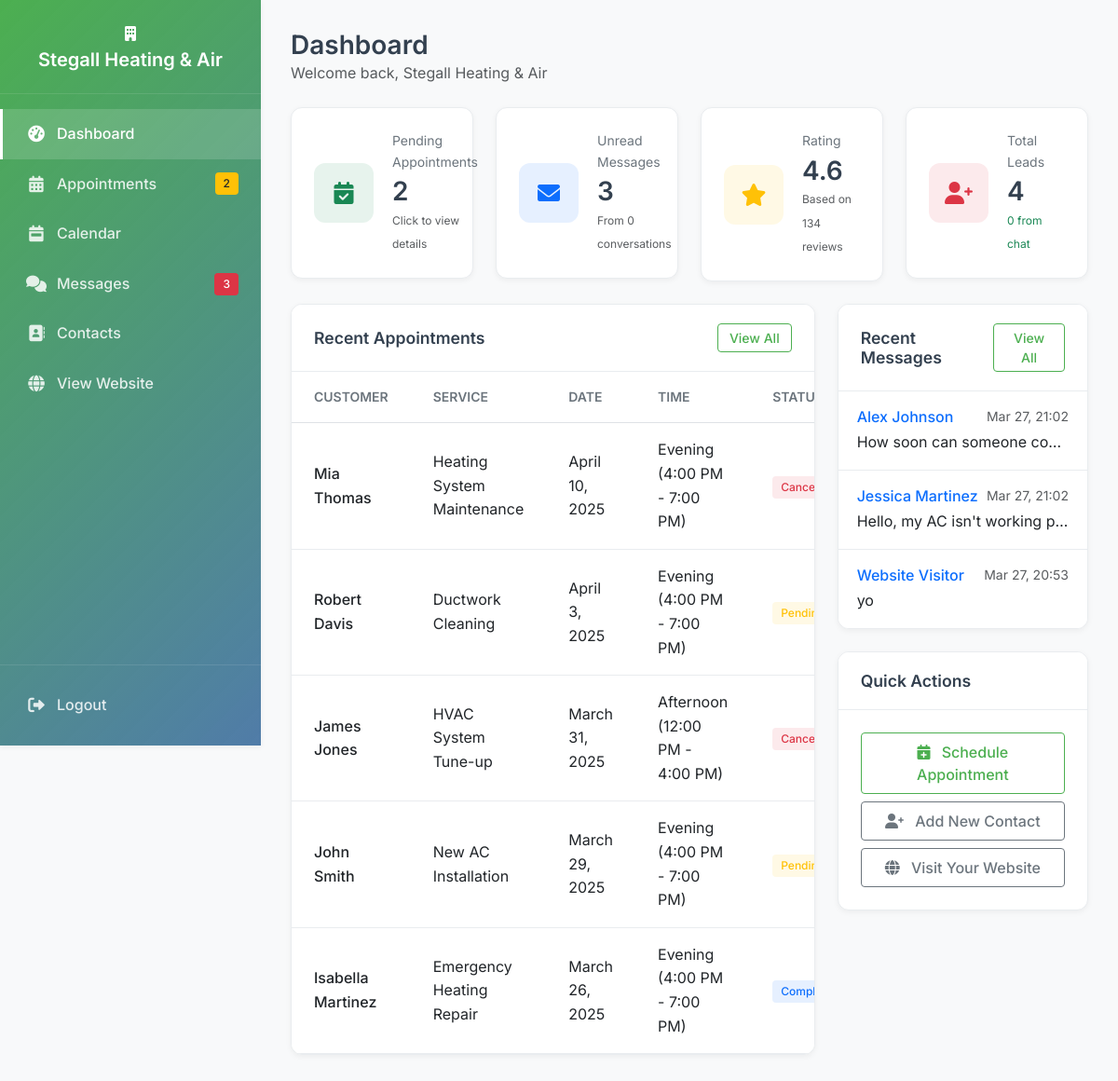
The page /business/dashboard/stegallheatingair/ (signed in) on the database its author committed.
### demo_app/models.py (models this page shows, shortened)
class Prospect(models.Model):
    name = models.CharField(max_length=255)
    slug = models.SlugField(unique=True)
    phone = models.CharField(max_length=20, blank=True)
    email = models.EmailField(blank=True)
    website = models.URLField(blank=True)
    address = models.CharField(max_length=255, blank=True)
    city = models.CharField(max_length=100, blank=True)
    state = models.CharField(max_length=100, blank=True)
    business_type = models.CharField(max_length=100, blank=True)
    description = models.TextField(blank=True)
    hours = models.JSONField(default=dict, blank=True)
    rating = models.DecimalField(max_digits=3, decimal_places=1, null=True, blank=True)
    reviews_count = models.IntegerField(default=0)
    logo_url = models.URLField(blank=True)
    photo_url = models.URLField(blank=True)
    demo_site_url = models.CharField(max_length=255, blank=True)
    primary_color = models.CharField(max_length=20, default="#336699")
    secondary_color = models.CharField(max_length=20, default="#66aacc")
    created_at = models.DateTimeField(auto_now_add=True)
    updated_at = models.DateTimeField(auto_now=True)
    username = models.CharField(max_length=255, blank=True)
    password = models.CharField(max_length=255, default="demo123")
    STATUS_CHOICES = (
        ('prospect', 'Prospect'),
        ('converted', 'Converted Client'),
        ('inactive', 'Inactive'),
    )
    status = models.CharField(max_length=20, choices=STATUS_CHOICES, default='prospect')
    conversion_date = models.DateTimeField(null=True, blank=True)

class Appointment(models.Model):
    prospect = models.ForeignKey(Prospect, on_delete=models.CASCADE, related_name='appointments')
    customer_name = models.CharField(max_length=255)
    customer_email = models.EmailField(blank=True, null=True)
    customer_phone = models.CharField(max_length=20)
    service_type = models.CharField(max_length=100)
    service_address = models.CharField(max_length=255, blank=True)
    notes = models.TextField(blank=True)
    appointment_date = models.DateField()
    appointment_time_slot = models.CharField(max_length=50)  # e.g., "Morning", "Afternoon"
    STATUS_CHOICES = (
        ('pending', 'Pending'),
        ('confirmed', 'Confirmed'),
        ('completed', 'Completed'),
        ('cancelled', 'Cancelled'),
    )
    status = models.CharField(max_length=20, choices=STATUS_CHOICES, default='pending')
    created_at = models.DateTimeField(auto_now_add=True)
    updated_at = models.DateTimeField(auto_now=True)
    is_demo = models.BooleanField(default=False)

class ChatMessage(models.Model):
    prospect = models.ForeignKey(Prospect, on_delete=models.CASCADE, related_name='chat_messages')
    SENDER_CHOICES = (
        ('customer', 'Customer'),
        ('business', 'Business'),
        ('system', 'System'),
    )
    sender_type = models.CharField(max_length=20, choices=SENDER_CHOICES)
    sender_name = models.CharField(max_length=255, blank=True)
    message = models.TextField()
    conversation_id = models.CharField(max_length=255, blank=True)
    is_read = models.BooleanField(default=False)
    timestamp = models.DateTimeField(auto_now_add=True)
    is_demo = models.BooleanField(default=False)

### demo_app/views.py (the view)
# urls.py: path('business/dashboard/<slug:slug>/', views.business_dashboard, name='business_dashboard'),
def business_dashboard(request, slug):
    if 'business_id' not in request.session:
        return redirect('business_login')
    prospect = get_object_or_404(Prospect, slug=slug)
    if request.session['business_id'] != prospect.id:
        return redirect('business_login')
    appointments = Appointment.objects.filter(prospect=prospect).order_by('-appointment_date')[:5]
    messages = ChatMessage.objects.filter(
        prospect=prospect,
        is_read=False,
        sender_type='customer'
    ).order_by('-timestamp')[:5]
    pending_appointments = Appointment.objects.filter(prospect=prospect, status='pending').count()
    unread_messages = ChatMessage.objects.filter(prospect=prospect, is_read=False, sender_type='customer').count()
    lead_count = Contact.objects.filter(prospect=prospect, contact_type='lead').count()
    chat_lead_count = Contact.objects.filter(
        prospect=prospect,
        contact_type='lead',
        notes__contains='Created from chat'
    ).count()
    context = {
        'prospect': prospect,
        'appointments': appointments,
        'messages': messages,
        'pending_appointments': pending_appointments,
        'unread_messages': unread_messages,
        'lead_count': lead_count,
        'chat_lead_count': chat_lead_count,
    }
    return render(request, 'business_dashboard.html', context)

### demo_app/templates/business_dashboard.html (shortened to what this page needs)
<!DOCTYPE html>
<html lang="en">
<head>
    <link href="https://cdn.jsdelivr.net/npm/bootstrap@5.3.0/dist/css/bootstrap.min.css" rel="stylesheet">
    <link rel="stylesheet" href="https://cdnjs.cloudflare.com/ajax/libs/font-awesome/6.0.0/css/all.min.css">
</head>
<body>
    <div class="sidebar">
        <div class="sidebar-brand">
            <i class="fas fa-building mb-2"></i>
            <h4>{{ prospect.name }}</h4>
        </div>
        <ul class="sidebar-menu">
            <li>
                <a href="{% url 'business_dashboard' prospect.slug %}" class="active">
                    <i class="fas fa-tachometer-alt"></i>
                    <span>Dashboard</span>
                </a>
            </li>
            <li>
                <a href="{% url 'business_appointments' prospect.slug %}">
                    <i class="fas fa-calendar-alt"></i>
                    <span>Appointments</span>
                    {% if pending_appointments > 0 %}
                    <span class="badge bg-warning text-dark ms-auto">{{ pending_appointments }}</span>
                    {% endif %}
                </a>
            </li>
            <li>
                <a href="{% url 'business_calendar' prospect.slug %}">
                    <i class="fas fa-calendar-week"></i>
                    <span>Calendar</span>
                </a>
            </li>
            <li>
                <a href="{% url 'business_messages' prospect.slug %}">
                    <i class="fas fa-comments"></i>
                    <span>Messages</span>
                    {% if unread_messages > 0 %}
                    <span class="badge bg-danger ms-auto">{{ unread_messages }}</span>
                    {% endif %}
                </a>
            </li>
            <li>
                <a href="{% url 'business_contacts' prospect.slug %}">
                    <i class="fas fa-address-book"></i>
                    <span>Contacts</span>
                </a>
            </li>
            <li>
                <a href="{% url 'prospect_direct' prospect.slug %}" target="_blank">
                    <i class="fas fa-globe"></i>
                    <span>View Website</span>
                </a>
            </li>
        </ul>
        <div class="sidebar-footer">
            <ul class="sidebar-menu">
                <li>
                    <a href="{% url 'business_logout' %}">
                        <i class="fas fa-sign-out-alt"></i>
                        <span>Logout</span>
                    </a>
                </li>
            </ul>
        </div>
    </div>
    <div class="content">
        <div class="page-title d-flex justify-content-between align-items-center">
            <div>
                <h1>Dashboard</h1>
                <p class="text-muted mb-0">Welcome back, {{ prospect.name }}</p>
            </div>
        </div>
        <div class="row">
            <div class="col-md-6 col-lg-3">
                <div class="stat-card appointments">
                    <div class="stat-icon">
                        <i class="fas fa-calendar-check"></i>
                    </div>
                    <div class="stat-info">
                        <p>Pending Appointments</p>
                        <h4>{{ pending_appointments }}</h4>
                        <small class="text-muted">Click to view details</small>
                    </div>
                </div>
            </div>
            <div class="col-md-6 col-lg-3">
                <div class="stat-card messages">
                    <div class="stat-icon">
                        <i class="fas fa-envelope"></i>
                    </div>
                    <div class="stat-info">
                        <p>Unread Messages</p>
                        <h4>{{ unread_messages }}</h4>
                        <small class="text-muted">From {{ conversations_count|default:"0" }} conversations</small>
                    </div>
                </div>
            </div>
            <div class="col-md-6 col-lg-3">
                <div class="stat-card reviews">
                    <div class="stat-icon">
                        <i class="fas fa-star"></i>
                    </div>
                    <div class="stat-info">
                        <p>Rating</p>
                        <h4>{{ prospect.rating|default:"N/A" }}</h4>
                        <small class="text-muted">Based on {{ prospect.reviews_count }} reviews</small>
                    </div>
                </div>
            </div>
            <div class="col-md-6 col-lg-3">
                <div class="stat-card leads">
                    <div class="stat-icon">
                        <i class="fas fa-user-plus"></i>
                    </div>
                    <div class="stat-info">
                        <p>Total Leads</p>
                        <h4>{{ lead_count|default:"0" }}</h4>
                        <small class="text-success">{{ chat_lead_count|default:"0" }} from chat</small>
                    </div>
                </div>
            </div>
        </div>
        <div class="row">
            <div class="col-lg-8">
                <div class="card">
                    <div class="card-header d-flex justify-content-between align-items-center">
                        <h5>Recent Appointments</h5>
                        <a href="{% url 'business_appointments' prospect.slug %}" class="btn btn-sm btn-outline-primary">View All</a>
                    </div>
                    <div class="card-body p-0">
                        {% if appointments %}
                        <div class="table-responsive">
                            <table class="table table-hover">
                                <thead>
                                    <tr>
                                        <th>Customer</th>
                                        <th>Service</th>
                                        <th>Date</th>
                                        <th>Time</th>
                                        <th>Status</th>
                                    </tr>
                                </thead>
                                <tbody>
                                    {% for appointment in appointments %}
                                    <tr>
                                        <td class="fw-medium">{{ appointment.customer_name }}</td>
                                        <td>{{ appointment.service_type }}</td>
                                        <td>{{ appointment.appointment_date }}</td>
                                        <td>{{ appointment.appointment_time_slot }}</td>
                                        <td>
                                            {% if appointment.status == 'pending' %}
                                            <span class="badge badge-pending">Pending</span>
                                            {% elif appointment.status == 'confirmed' %}
                                            <span class="badge badge-confirmed">Confirmed</span>
                                            {% elif appointment.status == 'completed' %}
                                            <span class="badge badge-completed">Completed</span>
                                            {% elif appointment.status == 'cancelled' %}
                                            <span class="badge badge-cancelled">Cancelled</span>
                                            {% endif %}
                                        </td>
                                    </tr>
                                    {% endfor %}
                                </tbody>
                            </table>
                        </div>
                        {% else %}
                        <div class="alert alert-info mb-0 m-3">No appointments found.</div>
                        {% endif %}
                    </div>
                </div>
            </div>
            <div class="col-lg-4">
                <div class="card">
                    <div class="card-header d-flex justify-content-between align-items-center">
                        <h5>Recent Messages</h5>
                        <a href="{% url 'business_messages' prospect.slug %}" class="btn btn-sm btn-outline-primary">View All</a>
                    </div>
                    <div class="card-body p-0">
                        {% if messages %}
                        <div class="list-group list-group-flush">
                            {% for message in messages %}
                            <div class="list-group-item list-group-item-action">
                                <div class="d-flex justify-content-between align-items-center mb-1">
                                    <h6 class="mb-0 text-primary">{{ message.sender_name }}</h6>
                                    <small class="text-muted">{{ message.timestamp|date:"M d, H:i" }}</small>
                                </div>
                                <p class="mb-0 text-truncate" style="max-width: 100%;">{{ message.message }}</p>
                            </div>
                            {% endfor %}
                        </div>
                        {% else %}
                        <div class="alert alert-info m-3 mb-0">No messages found.</div>
                        {% endif %}
                    </div>
                </div>
                <div class="card">
                    <div class="card-header">
                        <h5>Quick Actions</h5>
                    </div>
                    <div class="card-body">
                        <div class="d-grid gap-2">
                            <a href="{% url 'business_calendar' prospect.slug %}" class="btn btn-outline-primary">
                                <i class="fas fa-calendar-plus me-2"></i> Schedule Appointment
                            </a>
                            <a href="{% url 'business_contacts' prospect.slug %}" class="btn btn-outline-secondary">
                                <i class="fas fa-user-plus me-2"></i> Add New Contact
                            </a>
                            <a href="{% url 'prospect_direct' prospect.slug %}" target="_blank" class="btn btn-outline-secondary">
                                <i class="fas fa-globe me-2"></i> Visit Your Website
                            </a>
                        </div>
                    </div>
                </div>
            </div>
        </div>
    </div>
</body>
</html>

### rows shown on the page
Prospect: name "Stegall Heating & Air", rating "4.6", reviews_count "134"
Appointment: customer_name "Mia Thomas", service_type "Heating System Maintenance", appointment_date "April 10, 2025", appointment_time_slot "Evening (4:00 PM - 7:00 PM)", status "Cancelled"
Appointment: customer_name "Robert Davis", service_type "Ductwork Cleaning", appointment_date "April 3, 2025", appointment_time_slot "Evening (4:00 PM - 7:00 PM)", status "Pending"
Appointment: customer_name "James Jones", service_type "HVAC System Tune-up", appointment_date "March 31, 2025", appointment_time_slot "Afternoon (12:00 PM - 4:00 PM)", status "Cancelled"
Appointment: customer_name "John Smith", service_type "New AC Installation", appointment_date "March 29, 2025", appointment_time_slot "Evening (4:00 PM - 7:00 PM)", status "Pending"
Appointment: customer_name "Isabella Martinez", service_type "Emergency Heating Repair", appointment_date "March 26, 2025", appointment_time_slot "Evening (4:00 PM - 7:00 PM)", status "Completed"
ChatMessage: sender_name "Alex Johnson", timestamp "Mar 27, 21:02", message "How soon can someone co…"
ChatMessage: sender_name "Jessica Martinez", timestamp "Mar 27, 21:02", message "Hello, my AC isn't working p…"
ChatMessage: sender_name "Website Visitor", timestamp "Mar 27, 20:53", message "yo"

### other values the page prints
{{ pending_appointments }} "2"
{{ unread_messages }} "3"
{{ conversations_count|default:"0" }} "0"
{{ lead_count|default:"0" }} "4"
{{ chat_lead_count|default:"0" }} "0"
